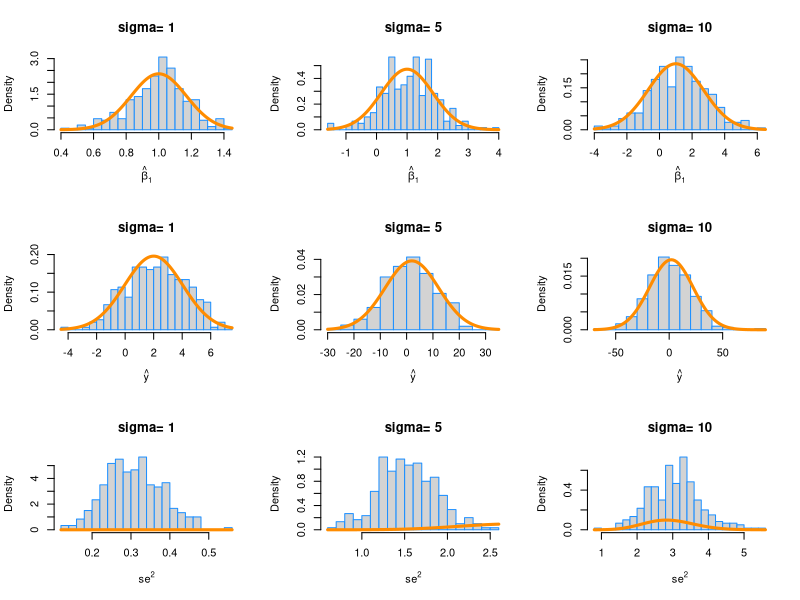
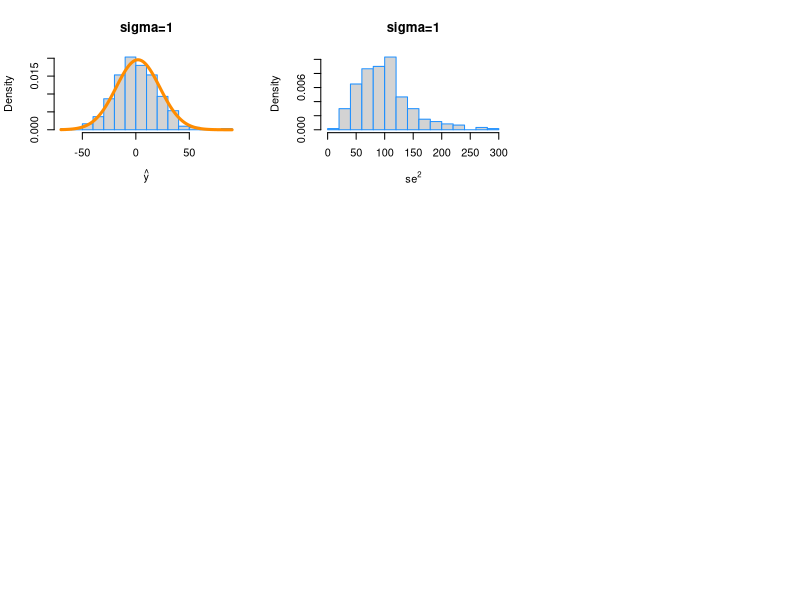

The R script that drew these images, in order:
## ---- chunk 1
library(readr)

birthday = 19720816
set.seed(birthday)

beta_0 = 2
beta_1 = 1
beta_2 = 1
beta_3 = 1
beta_4 = 1
p      = 5
sigma  = c(1, 5, 10)
x_eval = c(1, -3, 2.5, 0.5, 0)

num_sims = 300

sim_data = read_csv("study_1.csv")
sample_size = nrow(sim_data)

beta_hat_1 = matrix(data = 0, nrow = num_sims, ncol = length(sigma))
se_square  = matrix(data = 0, nrow = num_sims, ncol = length(sigma))
y_hat_eval = matrix(data = 0, nrow = num_sims, ncol = length(sigma))
## ---- chunk 2
for (s in 1:length(sigma)) {
  for (i in 1:num_sims) {
    eps           = rnorm(sample_size, mean = 0 , sd = sigma[s])
    sim_data$y    = beta_0 + beta_1 * sim_data$x1 + beta_2 * sim_data$x2 + 
                    beta_3 * sim_data$x3 + beta_4 * sim_data$x4 + eps
    fit           = lm(y ~ ., data = sim_data)
    
    beta_hat_1[i, s]  = coef(fit)[2]
    se_square[i, s]   = sum(fit$residuals ^ 2) / (sample_size - ncol(sim_data))
    y_hat_eval[i, s]  = predict(fit, newdata = data.frame(x1 = x_eval[2], x2 = x_eval[3],
                                                          x3 = x_eval[4], x4 = x_eval[5] ))
  }
}

## ---- chunk 3
sd_beta_hat_1_true = rep(0, length(sigma))
sd_y_hat_eval_true = rep(0, length(sigma))

X = cbind(rep(1, sample_size), sim_data$x1, sim_data$x2, sim_data$x3, sim_data$x4)
C = solve(t(X) %*% X)

for (i in 1:length(sigma)) {
  sd_beta_hat_1_true[i] = sigma[i] * sqrt(C[1 + 1, 1 + 1])
  sd_y_hat_eval_true[i] = sigma[i] * sqrt(t(x_eval) %*% C %*% x_eval)
}

y_hat_eval_true = (t(x_eval) %*% c(beta_0, beta_1, beta_2, beta_3, beta_4))[1]
## ---- chunk 4
beta_hat_1_mean = c(mean(beta_hat_1[,1]), mean(beta_hat_1[,2]), mean(beta_hat_1[,3]))
y_hat_eval_mean = c(mean(y_hat_eval[,1]), mean(y_hat_eval[,2]), mean(y_hat_eval[,3]))
se_square_mean  = c(mean(se_square[,1]), mean(se_square[,2]), mean(se_square[,3]))

table_data = data.frame(Sigma = sigma,
                        "Beta_1" = beta_1,
                        "Mean of Estimated Beta_1" = beta_hat_1_mean,
                        "Mean of Squred SE" = se_square_mean,
                        "True Y" = rep(y_hat_eval_true, length(sigma)),
                        "Mean of Estimated Y" = y_hat_eval_mean)
library("knitr")
kable(table_data, format = "markdown")
## ---- chunk 5
par(mfrow = c(3,3))

for (i in 1:length(sigma)) {
  hist(beta_hat_1[,i], prob = TRUE, breaks = 20, 
        xlab = expression(hat(beta)[1]), main = paste("sigma=",sigma[i]), 
        border = "dodgerblue")
  curve(dnorm(x, mean = beta_1, sd = sd_beta_hat_1_true[i]), 
        col = "darkorange", add = TRUE, lwd = 3)
}

for (i in 1:length(sigma)) {
  hist(y_hat_eval[,i], prob = TRUE, breaks = 20, 
       xlab = expression(hat(y)), main = paste("sigma=",sigma[i]), border = "dodgerblue")
  curve(dnorm(x, mean = y_hat_eval_true, sd = sd_y_hat_eval_true[i]), 
        col = "darkorange", add = TRUE, lwd = 3)
}

se_qi = sqrt(se_square * (sample_size - p) / sigma[i] ^2)
  
for (i in 1:length(sigma)) {
  hist(se_qi[,i], prob = TRUE, breaks = 20, 
       xlab = expression(se^2), main = paste("sigma=",sigma[i]), border = "dodgerblue")
  curve(dchisq(x ^ 2, df = sample_size - p), 
        col = "darkorange", add = TRUE, lwd = 3)
}


## ---- chunk 6
  hist(y_hat_eval[,i], prob = TRUE, breaks = 20, 
       xlab = expression(hat(y)), main = "sigma=1", border = "dodgerblue")
  curve(dnorm(x, mean = y_hat_eval_true, sd = sd_y_hat_eval_true[i]), 
        col = "darkorange", add = TRUE, lwd = 3)
  
  hist(se_square[,i], prob = TRUE, breaks = 20, 
       xlab = expression(se^2), main = "sigma=1", border = "dodgerblue")
## ---- chunk 7

## ---- chunk 8

## ---- chunk 9

